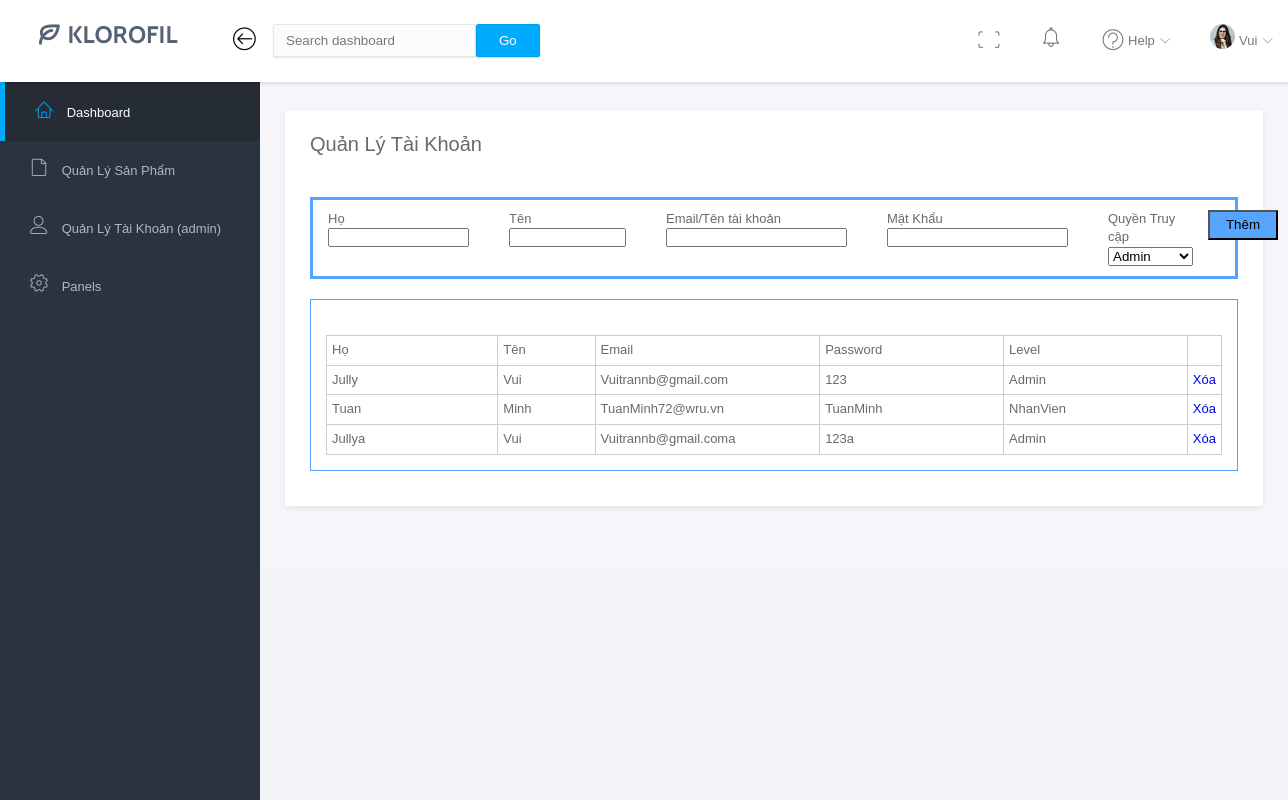
/QLTaiKhoan.php (signed in), run on the app's committed database.
### tables this page shows
CREATE TABLE `users` (
  `userid` int(11) NOT NULL,
  `First_name` varchar(50) NOT NULL,
  `Last_name` varchar(40) NOT NULL,
  `Password` varchar(1000) NOT NULL,
  `Email` varchar(255) NOT NULL,
  `User_level` varchar(20) NOT NULL
);

### QLTaiKhoan.php (the view, shortened to what this page needs)
<?php
include("./php/echoHTML.php");
function hienthi()
{
    include("./php/conn.php");
  $output ="";
  $query = "SELECT `userid`, `First_name`, `Last_name`, `Password`, `Email`, `User_level` FROM `users` WHERE 1";
  $kq = mysqli_query($dbcon,$query);
  while($row = mysqli_fetch_array($kq) )
  {
      $output .= '<tr><td>' .$row[1]. '</td><td>' .$row[2]. '</td><td>' .$row[4]. '</td><td>' .$row[3]. '</td><td>' .$row[5]. '</td><td><a href="./php/delete-user.php?id='.$row[0].'">Xóa</a></td></tr>';
  }
  return $output;
}
?>
<!DOCTYPE html>
<html lang="en">
<head>
    <link rel="stylesheet" href="./css/bt.css">
    <link rel="stylesheet" href="./css/all.css">
    <link rel="stylesheet" href="./css/fontawesome.min.css">
    <link rel="stylesheet" href="./css/style.css">
    <link rel="stylesheet" href="./linearicons/style.css">
</head>
<body>
    <div class="main">
        <div class="main-content">
            <div class="container-fluid">
                <div class="panel">
                    <div class="panel-head">
                        <h3 class="home-page">
                            Quản Lý Tài Khoản
                        </h3>
                    </div>
                    <div class="panel-body">
                    <form class="frm" id = "frm-newtk">
                        <div class="row">
                          <div class="col">
                            <div class="label">Họ</div>
                            <div class="value"><input type="text" name="ho"  size="15" maxlenght = "12" required></div>
                          </div>
                          <div class="col">
                            <div class="label">Tên</div>
                            <div class="value"><input type="text" name="ten"  size="12" maxlenght = "12" required></div>
                          </div>
                          <div class="col">
                            <div class="label">Email/Tên tài khoản</div>
                            <div class="value"><input type="text" name="user" size="20"required></div>
                          </div>
                          <div class="col">
                            <div class="label">Mật Khẩu</div>
                            <div class="value"><input type="text" name="pass" size="20" required></div>
                          </div>
                          <div class="col">
                            <div class="label">Quyền Truy cập</div>
                            <div class="value">
                                <select name="level" id="level">
                                  <option value="Admin">Admin</option>
                                </select>
                            </div>
                        </div>
                        <div class="btn-n">
                            <button id = "themtaokhoan" type="button" class="click">Thêm</button>
                        </div>
                    </form>
                    </div>
                    <div class="bangdulieu">
                    <table class="table-data" bgcolor="#FFFFFF">
                      <tr id ="tb-khoa" class="row-first">
                          <td width="300">Họ</td>
                          <td width="150">Tên</td>
                          <td width="300">Email</td>
                          <td width="300">Password</td>
                          <td width="300">Level</td>
                          <td></td>
                      </tr>
                    <?php
                    echo hienthi();
                    ?>
                </table>
                </div>
            </div>
        </div>
    </div>
</body>
</html>

### css/bt.css (style rules this page uses)
.label,.value { display: block; float: left; margin-left: 10px; }
.frm { display: block; border: #56a4fe 3px solid; padding: 10px 5px; }
.bangdulieu { display: block; width: auto; border: #56a4fe 1px solid; margin: 20px 0px; padding-top: 20px; }
.table-data,.table-data td { border:1px solid #cccccc; border-collapse:collapse; padding:5px; margin: 15px; }
.click { display: block; width: 70px; height: 30px; background-color: #56a4fe; }

### css/style.css (style rules this page uses)
* { margin: 0px; padding: 0px; }
body { height: 100%; width: 100%; position: absolute; font-family: "Source Sans Pro", sans-serif; font-size: 13px; color: #676a6d; line-height: 1.42857143; background-color: #F3F5F8; }
.container-fluid { display: flex; position: relative; padding-right: 15px; }
input::placeholder { color: #777777; }
a { text-decoration: none; }
.main { height: auto; margin-top: 82px; width: calc(100% - 260px); right: 0; position: inherit; float: right; background-color: #f5f5fa; transition: 0.4s; }
.main-content { padding: 28px 10px; height: inherit; }
.main-content .container-fluid { padding-right: 15px; padding-left: 15px; margin-right: auto; margin-left: auto; height: -webkit-fill-available; }
.main .panel { background-color: #fff; margin-bottom: 30px; width: 100%; box-shadow: 0 2px 6px rgba(0, 0, 0, 0.08); border-radius: 3px; height: max-content; }
.panel .panel-head { padding: 20px 25px 20px 25px; }
.panel .home-page { margin-bottom: 8px; font-size: 20px; font-weight: normal; }
.panel-body { padding-top: 10px; padding-bottom: 15px; padding-left: 25px; padding-right: 25px; }
.row { margin-right: -15px; margin-left: -15px; display: flex; }
.row .col { width: 25%; padding-right: 15px; padding-left: 15px; }

### data on the page
users: First_name "Jully", Last_name "Vui", Email "Vuitrannb@gmail.com", Password "123", User_level "Admin"
users: First_name "Tuan", Last_name "Minh", Email "TuanMinh72@wru.vn", Password "TuanMinh", User_level "NhanVien"
users: First_name "Jullya", Last_name "Vui", Email "Vuitrannb@gmail.coma", Password "123a", User_level "Admin"

### other printed values
$_SESSION['username'] "Vui"
